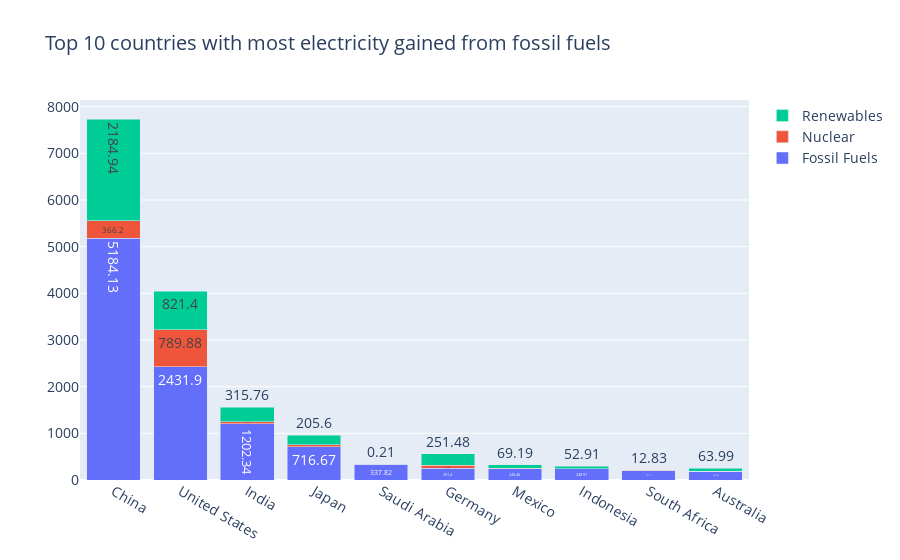

The code cell stored with this chart in its notebook:
### Markdown cell above
Figure 2 shows that the United States (US) gained almost half their amount of electricity in 2020 through renewables and nuclear sources. These are sustainable sources and figure 2 shows a decrease in emissions from the US, even though it is still the second biggest contributor to world wide CO2 emissions. The decrease in emissions therefore supports our first perspective. Also, Brazil, Canada and Norway show to have almost all their electricity gained from renewable sources. In figure 2 when looking at the emissions per Capatica, Brazil has a relatively low amount of emissions and Norway's and Canada's emissions seem to be reducing. These sustainable sources could be the reason.

On the other hand, the same three countries Brazil, Canada and Norway still have a lot of CO2 emissions according to all the data from figure 2, which backs up our other perspective instead since these countries mostly get their electricity from renewables. China and the United States are by far the biggest contributors to the world wide CO2 emissions, while they do gain electricity through renewables and nuclear, which are sustainable sources. So this argument does not align with our first perspective.

### Code cell
# Top 10 countries most fossil fuels
df_sorted = df.sort_values('Electricity from fossil fuels (TWh)', ascending=False)
df_top10 = df_sorted.head(10)

trace1 = go.Bar(
    x = df_top10['Entity'],
    y = df_top10['Electricity from fossil fuels (TWh)'],
    name='Fossil Fuels',
    text = df_top10['Electricity from fossil fuels (TWh)'],
)

trace2 = go.Bar(
    x = df_top10['Entity'],
    y = df_top10['Electricity from nuclear (TWh)'],
    name='Nuclear',
    text = df_top10['Electricity from nuclear (TWh)'],
)

trace3 = go.Bar(
    x = df_top10['Entity'],
    y = df_top10['Electricity from renewables (TWh)'],
    name='Renewables',
    text = df_top10['Electricity from renewables (TWh)'],
)

fig = go.Figure(data=[trace1, trace2, trace3], layout=go.Layout(barmode='stack', font_size = 14,
                                                                title= "Top 10 countries with most electricity gained from fossil fuels")).show()

### Figure 1 — Plotly figure (JSON) as saved in the notebook; plotly's stock layout.template omitted (floating-point values rounded to 4 significant figures)
{"data": [{"name": "Fossil Fuels", "text": [5184.0, 2432.0, 1202.0, 716.7, 337.8, 251.4, 245.5, 238.9, 197.5, 186.9], "type": "bar", "x": ["China", "United States", "India", "Japan", "Saudi Arabia", "Germany", "Mexico", "Indonesia", "South Africa", "Australia"], "y": [5184.0, 2432.0, 1202.0, 716.7, 337.8, 251.4, 245.5, 238.9, 197.5, 186.9]}, {"name": "Nuclear", "text": [366.2, 789.9, 44.61, 41.86, null, 64.38, 10.87, null, 11.62, 0], "type": "bar", "x": ["China", "United States", "India", "Japan", "Saudi Arabia", "Germany", "Mexico", "Indonesia", "South Africa", "Australia"], "y": [366.2, 789.9, 44.61, 41.86, null, 64.38, 10.87, null, 11.62, 0]}, {"name": "Renewables", "text": [2185.0, 821.4, 315.8, 205.6, 0.21, 251.5, 69.19, 52.91, 12.83, 63.99], "type": "bar", "x": ["China", "United States", "India", "Japan", "Saudi Arabia", "Germany", "Mexico", "Indonesia", "South Africa", "Australia"], "y": [2185.0, 821.4, 315.8, 205.6, 0.21, 251.5, 69.19, 52.91, 12.83, 63.99]}], "layout": {"barmode": "stack", "font": {"size": 14}, "title": {"text": "Top 10 countries with most electricity gained from fossil fuels"}}}
